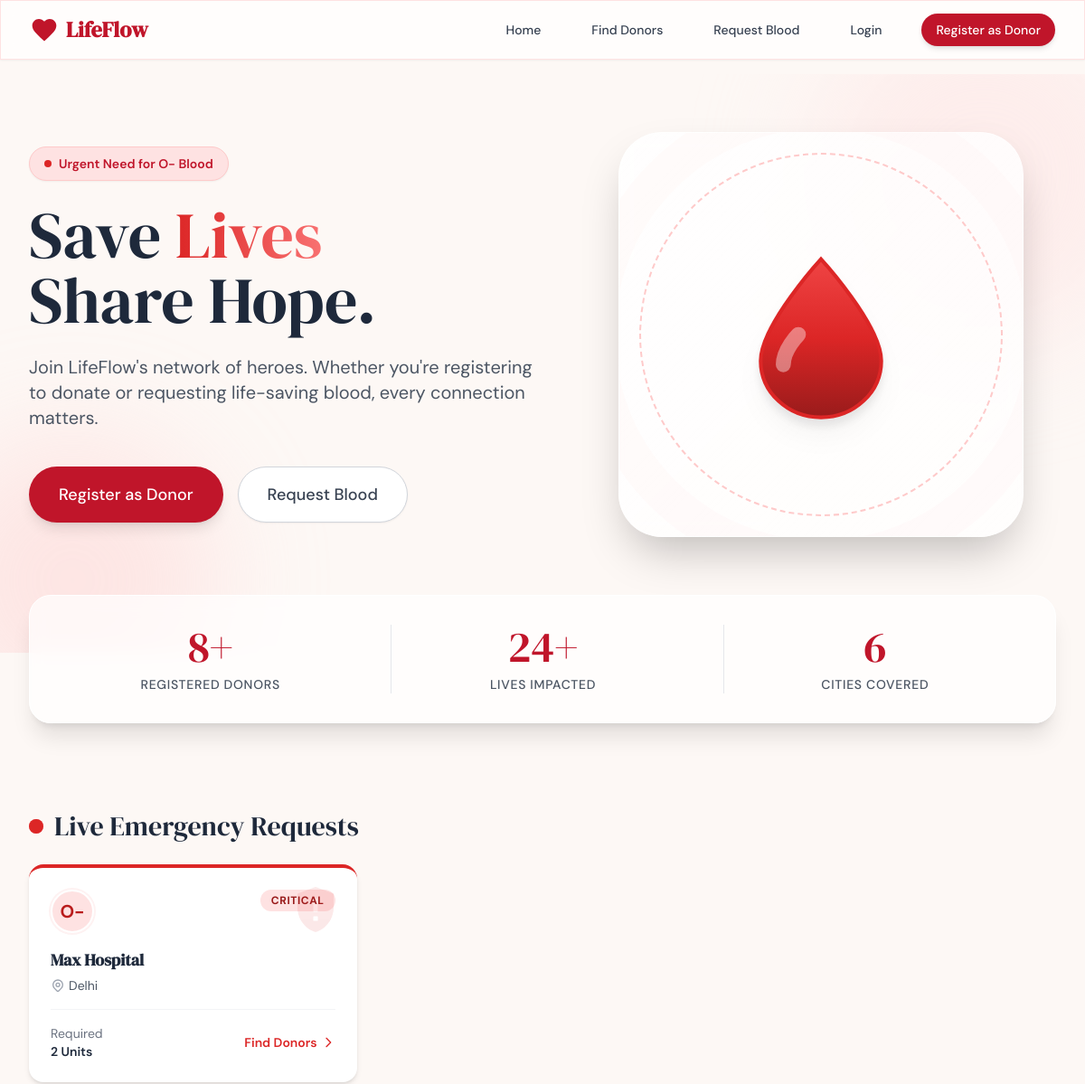
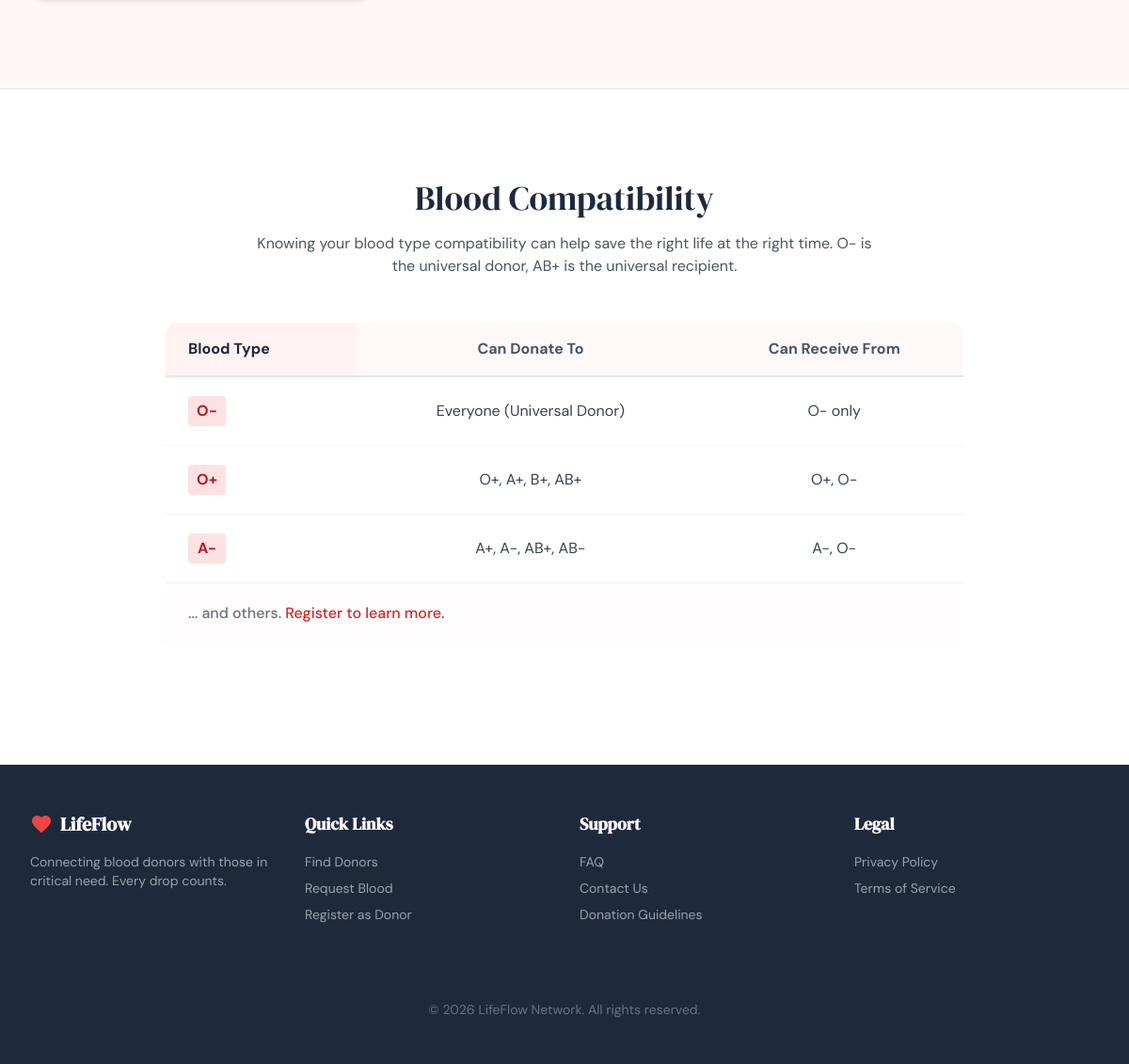
The page / on the database its author committed (2 pictures, top to bottom).
### app.py (models this page shows)
class BloodRequest(db.Model):
    id = db.Column(db.String(50), primary_key=True)
    patient_name = db.Column(db.String(100), nullable=False)
    blood_type = db.Column(db.String(5), nullable=False)
    units = db.Column(db.Integer, nullable=False)
    hospital = db.Column(db.String(150), nullable=False)
    city = db.Column(db.String(100), nullable=False)
    urgency = db.Column(db.String(20), nullable=False) # normal, urgent, critical
    contact = db.Column(db.String(20), nullable=False)
    timestamp = db.Column(db.String(50), nullable=False)

### app.py (the view)
@app.route('/')
def index():
    emergency_requests = BloodRequest.query.filter_by(urgency='critical').order_by(BloodRequest.timestamp.desc()).all()
    donor_count = Donor.query.count()
    cities_count = db.session.query(Donor.city).distinct().count()
    stats = {
        'donors': donor_count,
        'lives_saved': donor_count * 3, # arbitrary stat logic
        'cities_covered': cities_count
    }
    return render_template('home.html',
                           emergency_requests=emergency_requests,
                           stats=stats)

### app.py (called while the page is built)
@app.before_request
def csrf_protect():
    if request.method == "POST":
        token = session.get('_csrf_token', None)
        form_token = request.form.get('_csrf_token')
        header_token = request.headers.get('X-CSRFToken')
        if not token or token not in (form_token, header_token):
            abort(403, description="CSRF token validation failed.")

@app.before_request
def update_activity():
    if 'user_id' in session and request.endpoint != 'static':
        check_session_timeout()

### templates/home.html (shortened to what this page needs)
{% extends "base.html" %}
{% block content %}
<div class="relative overflow-hidden bg-cream pt-16 pb-32">
    <div class="absolute top-0 right-0 -mr-20 -mt-20 w-96 h-96 rounded-full bg-crimson-100 opacity-50 blur-3xl z-0">
    </div>
    <div class="absolute bottom-0 left-0 -ml-20 -mb-20 w-80 h-80 rounded-full bg-red-200 opacity-40 blur-3xl z-0"></div>
    <div class="max-w-7xl mx-auto px-4 sm:px-6 lg:px-8 relative z-10">
        <div class="flex flex-col lg:flex-row items-center justify-between gap-12">
            <div class="lg:w-1/2 text-center lg:text-left">
                <div
                    class="inline-flex items-center gap-2 px-4 py-2 rounded-full bg-red-100 text-crimson-700 text-sm font-semibold mb-6 shadow-sm border border-red-200">
                    <span class="w-2 h-2 rounded-full bg-crimson-600 animate-pulse"></span>
                    Urgent Need for O- Blood
                </div>
                <h1 class="text-5xl md:text-6xl lg:text-7xl font-serif text-ink mb-6 leading-tight">
                    Save <span
                        class="text-transparent bg-clip-text bg-gradient-to-r from-crimson-600 to-red-400">Lives</span><br>
                    Share Hope.
                </h1>
                <p class="text-lg md:text-xl text-gray-600 mb-10 max-w-2xl mx-auto lg:mx-0 font-sans">
                    Join LifeFlow's network of heroes. Whether you're registering to donate or requesting life-saving
                    blood, every connection matters.
                </p>
                <div class="flex flex-col sm:flex-row gap-4 justify-center lg:justify-start">
                    <a href="{{ url_for('register_donor') }}"
                        class="inline-flex justify-center items-center px-8 py-4 border border-transparent text-lg font-medium rounded-full shadow-lg text-white bg-crimson-700 hover:bg-crimson-800 hover:-translate-y-1 transition-all duration-300">
                        Register as Donor
                    </a>
                    <a href="{{ url_for('request_blood') }}"
                        class="inline-flex justify-center items-center px-8 py-4 border border-gray-300 text-lg font-medium rounded-full shadow-sm text-gray-700 bg-white hover:bg-gray-50 hover:text-crimson-700 hover:-translate-y-1 transition-all duration-300">
                        Request Blood
                    </a>
                </div>
            </div>
            <div class="lg:w-1/2 w-full max-w-md mx-auto relative mt-12 lg:mt-0">
                <div
                    class="relative w-full aspect-square rounded-[3rem] glass shadow-2xl overflow-hidden border border-white/40 flex items-center justify-center bg-gradient-to-br from-white/60 to-white/20">
                    <div class="relative animate-float z-10">
                    </div>
                    <div class="absolute w-[120%] h-[120%] border-[40px] border-red-50 rounded-full opacity-30"></div>
                    <div class="absolute w-[90%] h-[90%] border-2 border-dashed border-red-200 rounded-full animate-spin"
                        style="animation-duration: 40s;"></div>
                </div>
            </div>
        </div>
    </div>
</div>
<div class="relative z-20 -mt-16 max-w-7xl mx-auto px-4 sm:px-6 lg:px-8 mb-24">
    <div
        class="glass rounded-3xl shadow-xl overflow-hidden border border-white p-8 grid grid-cols-1 md:grid-cols-3 gap-8 text-center divide-y md:divide-y-0 md:divide-x divide-gray-200">
        <div class="pt-4 md:pt-0">
            <p class="text-5xl font-serif text-crimson-700 mb-2">{{ stats.donors }}+</p>
            <p class="text-gray-600 font-medium uppercase tracking-wider text-sm">Registered Donors</p>
        </div>
        <div class="pt-8 md:pt-0">
            <p class="text-5xl font-serif text-crimson-700 mb-2">{{ stats.lives_saved }}+</p>
            <p class="text-gray-600 font-medium uppercase tracking-wider text-sm">Lives Impacted</p>
        </div>
        <div class="pt-8 md:pt-0">
            <p class="text-5xl font-serif text-crimson-700 mb-2">{{ stats.cities_covered }}</p>
            <p class="text-gray-600 font-medium uppercase tracking-wider text-sm">Cities Covered</p>
        </div>
    </div>
</div>
{% if emergency_requests %}
<div class="max-w-7xl mx-auto px-4 sm:px-6 lg:px-8 mb-24">
    <div class="flex items-center gap-3 mb-6">
        <div class="relative flex h-4 w-4">
            <span class="relative inline-flex rounded-full h-4 w-4 bg-red-600"></span>
        </div>
        <h2 class="text-3xl font-serif text-ink">Live Emergency Requests</h2>
    </div>
    <div class="grid gap-6 md:grid-cols-2 lg:grid-cols-3">
        {% for req in emergency_requests %}
        <div
            class="bg-white rounded-2xl shadow-md p-6 border-t-4 border-red-600 hover:shadow-lg transition-shadow relative overflow-hidden group">
            <div class="absolute top-0 right-0 p-4 opacity-10 group-hover:opacity-20 transition-opacity">
                <svg width="60" height="60" viewBox="0 0 24 24" fill="currentColor" class="text-red-600">
                    <path
                        d="M12,2L4,5V11.11C4,16.14 7.42,20.72 12,22C16.58,20.72 20,16.14 20,11.11V5L12,2M11,15H13V17H11V15M11,7H13V13H11V7Z" />
                </svg>
            </div>
            <div class="flex justify-between items-start mb-4">
                <div
                    class="w-12 h-12 rounded-full bg-red-100 flex items-center justify-center text-red-700 font-bold text-xl border-2 border-white shadow-sm ring-2 ring-red-50">
                    {{ req.blood_type }}
                </div>
                <span
                    class="px-3 py-1 bg-red-100 text-red-800 text-xs font-bold uppercase tracking-wider rounded-full animate-pulse-fast">CRITICAL</span>
            </div>
            <h3 class="font-bold text-lg mb-1">{{ req.hospital }}</h3>
            <p class="text-gray-600 text-sm mb-4 flex items-center gap-1">
                {{ req.city }}
            </p>
            <div class="pt-4 border-t border-gray-100 flex justify-between items-center">
                <div class="text-sm">
                    <span class="text-gray-500 block">Required</span>
                    <span class="font-semibold text-ink">{{ req.units }} Units</span>
                </div>
                <a href="{{ url_for('find_donors', blood_group=req.blood_type, city=req.city) }}"
                    class="text-crimson-600 hover:text-crimson-800 text-sm font-semibold flex items-center gap-1">
                    Find Donors <svg class="h-4 w-4" fill="none" viewBox="0 0 24 24" stroke="currentColor">
                        <path stroke-linecap="round" stroke-linejoin="round" stroke-width="2" d="M9 5l7 7-7 7" />
                    </svg>
                </a>
            </div>
        </div>
        {% endfor %}
    </div>
</div>
{% endif %}
<div class="bg-white py-24 border-y border-gray-200">
    <div class="max-w-7xl mx-auto px-4 sm:px-6 lg:px-8 text-center mb-12">
        <h2 class="text-4xl font-serif text-ink mb-4">Blood Compatibility</h2>
        <p class="text-gray-600 max-w-2xl mx-auto">Knowing your blood type compatibility can help save the right life at
            the right time. O- is the universal donor, AB+ is the universal recipient.</p>
    </div>
    <div class="max-w-4xl mx-auto px-4 sm:px-6 overflow-x-auto pb-8">
        <table class="w-full text-center border-collapse">
            <thead>
                <tr>
                    <th class="p-4 border-b-2 border-crimson-200 text-ink bg-red-50 rounded-tl-xl text-left pl-6">Blood
                        Type</th>
                    <th class="p-4 border-b-2 border-crimson-200 text-gray-600 bg-red-50/50">Can Donate To</th>
                    <th class="p-4 border-b-2 border-crimson-200 text-gray-600 bg-red-50/50 rounded-tr-xl">Can Receive
                        From</th>
                </tr>
            </thead>
            <tbody class="divide-y divide-gray-100 text-sm md:text-base">
                <tr class="hover:bg-red-50/30 transition-colors">
                    <td class="p-4 py-5 font-bold text-left pl-6 text-crimson-700"><span
                            class="inline-block w-10 text-center mr-2 py-1 bg-red-100 rounded">O-</span></td>
                    <td class="p-4 py-5 text-gray-700">Everyone (Universal Donor)</td>
                    <td class="p-4 py-5 text-gray-700">O- only</td>
                </tr>
                <tr class="hover:bg-red-50/30 transition-colors">
                    <td class="p-4 py-5 font-bold text-left pl-6 text-crimson-700"><span
                            class="inline-block w-10 text-center mr-2 py-1 bg-red-100 rounded">O+</span></td>
                    <td class="p-4 py-5 text-gray-700">O+, A+, B+, AB+</td>
                    <td class="p-4 py-5 text-gray-700">O+, O-</td>
                </tr>
                <tr class="hover:bg-red-50/30 transition-colors">
                    <td class="p-4 py-5 font-bold text-left pl-6 text-crimson-700"><span
                            class="inline-block w-10 text-center mr-2 py-1 bg-red-100 rounded">A-</span></td>
                    <td class="p-4 py-5 text-gray-700">A+, A-, AB+, AB-</td>
                    <td class="p-4 py-5 text-gray-700">A-, O-</td>
                </tr>
                <tr class="hover:bg-red-50/30 transition-colors bg-red-50/20">
                    <td class="p-4 py-5 text-left pl-6 text-gray-500 font-medium" colspan="3">... and others. <a
                            href="{{ url_for('register_donor') }}" class="text-crimson-600 hover:underline">Register to
                            learn more.</a></td>
                </tr>
            </tbody>
        </table>
    </div>
</div>
{% endblock %}

### templates/base.html (style rules this page uses)
body { background-color: #FDF8F5; color: #1e293b; }
h1, h2, h3, h4, .font-serif { font-family: 'DM Serif Display', serif; }
.glass { background: rgba(255, 255, 255, 0.7); backdrop-filter: blur(10px); -webkit-backdrop-filter: blur(10px); border: 1px solid rgba(255, 255, 255, 0.3); }

### rows shown on the page
BloodRequest: blood_type "O-", hospital "Max Hospital", city "Delhi", units "2"

### other values the page prints
{{ stats.donors }} "8"
{{ stats.lives_saved }} "24"
{{ stats.cities_covered }} "6"
